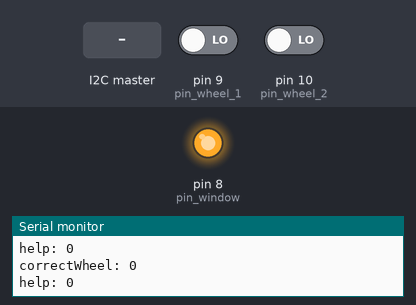
Recording of a sketch running on a simulated Arduino Uno, built with avr-gcc and run on an emulated ATmega328P. On the bench: output pins drawn as LEDs (lit = HIGH), the last lines printed to the serial monitor. Inputs (shaded band) come from the test bench; at power-on: pin 9 (pin_wheel_1) LOW, pin 10 (pin_wheel_2) LOW.

Above: at 1.2 s.
1.3 s: the I2C master sends the byte 1
At 2.6 s:
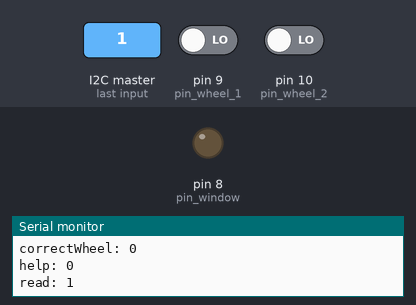
Timing chart, 0 to 13.5 s (numbered marks = the images above; inputs shaded):
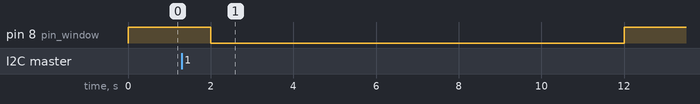

The sketch:

quest_kk_wheel.ino
```cpp
/*
Все штурвалы должны быть true
После чего открываем окно
*/

#include <Wire.h> //библиотека i2c
#define SLAVE_ADDRESS 0x15 // ардуино объявлена слейвом

    const int pin_wheel_1        = 9;            // Пины штурвалов
    const int pin_wheel_2        = 10;
    const int pin_wheel_3        = 11;
    const int pin_wheel_4        = 12;

    const int pin_window         = 8;            // Пин под реле окна

    int correctWheel            = 0;             // Решели ли задачку штурвалов?
    int help                    = 0;


void setup() {
    Serial.begin(9600);

    pinMode(pin_window,          OUTPUT);        // Пин для открытия окна

    pinMode(pin_wheel_1,         INPUT);         // Переменные для проверки штурвалов
    pinMode(pin_wheel_2,         INPUT);
    pinMode(pin_wheel_3,         INPUT);
    pinMode(pin_wheel_4,         INPUT);

    digitalWrite(pin_window, 1);                 // Даём +5в на реле, потому что управление идёт с GND

    Wire.begin(SLAVE_ADDRESS);
    Wire.onReceive(receiveData);
    Wire.onRequest(sendData);
    Serial.println("Ready!");
}

void loop() {

    if ( correctWheel             == 0           // Решали ли задачку с кассой?
    and  digitalRead(pin_wheel_1) == LOW         // Проверка всех штурвалов
    and  digitalRead(pin_wheel_2) == HIGH        // Этот особенный просто
    and  digitalRead(pin_wheel_3) == LOW
    and  digitalRead(pin_wheel_4) == LOW) {
        digitalWrite(pin_window, 0);             // Включить реле на 220AC под окно
        delay(10000);                            // 10 секунд на открытие
        digitalWrite(pin_window, 1);             // Выключить реле на 220AC под окно
        correctWheel = 1;                        // Запретить еще раз баловаться окном
    }
    if ( help == 1 and correctWheel == 0) {
        digitalWrite(pin_window, 0);             // Включить реле на 220AC под окно
        delay(10000);                            // 10 секунд на открытие
        digitalWrite(pin_window, 1);             // Выключить реле на 220AC под окно
        correctWheel = 1;
    }

    Serial.print("correctWheel: ");
    Serial.println(correctWheel);
    Serial.print("help: ");
    Serial.println(help);
    delay(1000);
}


void receiveData(int byteCount)
{
  while(Wire.available()) {
    help = Wire.read();
    Serial.print("read: ");
    Serial.println(help);
    delay(100);
  }
}

void sendData()
{
  Wire.write(correctWheel);
  Serial.print("send: ");
  Serial.println(correctWheel);
  delay(100);
}
```

Measured:
- after the input at 1.3 s, pin 8 (pin_window): HIGH → LOW after 0.70 s, → HIGH 10.0 s later
